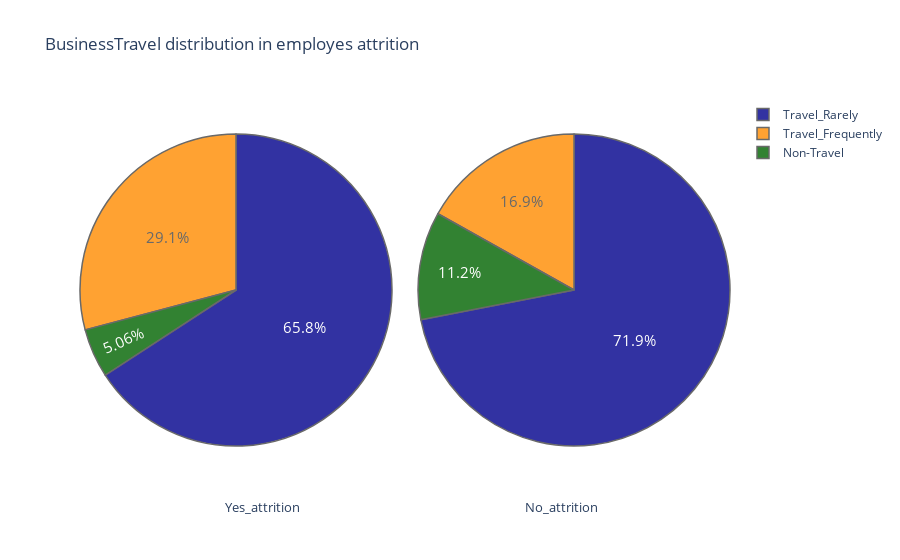

Notebook code cell kept with this figure:
### Code cell
plot("BusinessTravel")

### Figure 1 — Plotly figure (JSON) as saved in the notebook; plotly's stock layout.template omitted (floating-point values rounded to 4 significant figures)
{"data": [{"domain": {"x": [0, 0.48]}, "hoverinfo": "label+percent+name", "labels": ["Travel_Rarely", "Travel_Frequently", "Non-Travel"], "marker": {"colors": ["darkblue", "darkorange", "darkgreen", "darkred", "lightgrey", "orange", "white", "lightpink"], "line": {"width": 1.5}}, "name": "attrition employes", "opacity": 0.8, "textfont": {"size": 15}, "type": "pie", "values": [156, 69, 12]}, {"domain": {"x": [0.52, 1]}, "hoverinfo": "label+percent+name", "labels": ["Travel_Rarely", "Travel_Frequently", "Non-Travel"], "marker": {"colors": ["darkblue", "darkorange", "darkgreen", "darkred", "lightgrey", "orange", "white", "lightpink"], "line": {"width": 1.5}}, "name": "Non attrition employes", "opacity": 0.8, "textfont": {"size": 15}, "type": "pie", "values": [887, 208, 138]}], "layout": {"annotations": [{"font": {"size": 13}, "showarrow": false, "text": "Yes_attrition", "x": 0.22, "y": -0.1}, {"font": {"size": 13}, "showarrow": false, "text": "No_attrition", "x": 0.8, "y": -0.1}], "title": {"text": "BusinessTravel distribution in employes attrition "}}}
